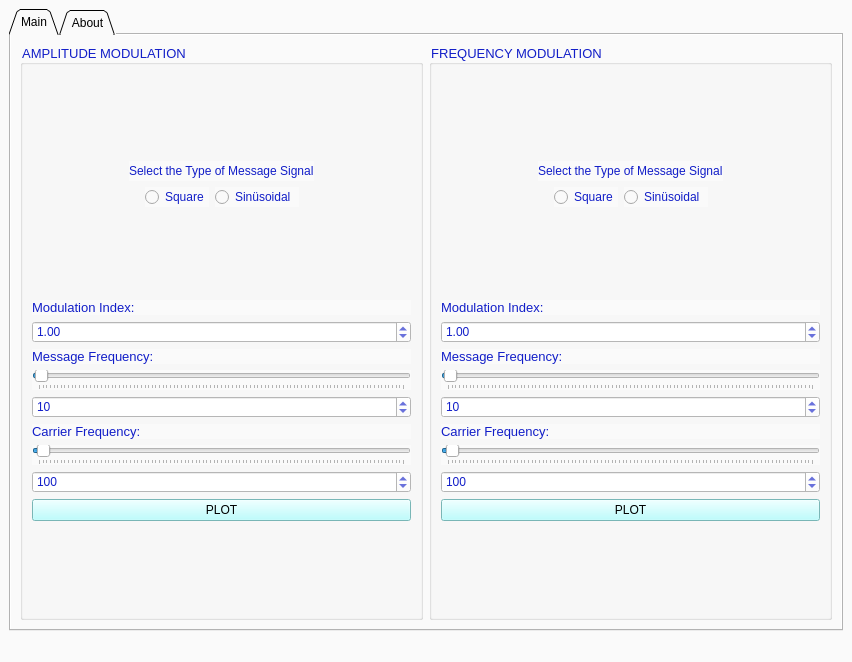
<?xml version="1.0" encoding="UTF-8"?>
<ui version="4.0">
 <class>MainWindow</class>
 <widget class="QMainWindow" name="MainWindow">
  <property name="geometry">
   <rect>
    <x>0</x>
    <y>0</y>
    <width>852</width>
    <height>662</height>
   </rect>
  </property>
  <property name="minimumSize">
   <size>
    <width>500</width>
    <height>0</height>
   </size>
  </property>
  <property name="font">
   <font>
    <weight>50</weight>
    <bold>false</bold>
   </font>
  </property>
  <property name="windowTitle">
   <string>Modulation App </string>
  </property>
  <property name="windowIcon">
   <iconset resource="icons.qrc">
    <normaloff>:/newPrefix/icons/Modulation.jpg</normaloff>:/newPrefix/icons/Modulation.jpg</iconset>
  </property>
  <property name="styleSheet">
   <string notr="true">background-color: rgb(250, 250, 250);
</string>
  </property>
  <property name="toolButtonStyle">
   <enum>Qt::ToolButtonIconOnly</enum>
  </property>
  <property name="tabShape">
   <enum>QTabWidget::Rounded</enum>
  </property>
  <widget class="QWidget" name="centralwidget">
   <property name="autoFillBackground">
    <bool>false</bool>
   </property>
   <property name="styleSheet">
    <string notr="true"/>
   </property>
   <layout class="QVBoxLayout" name="verticalLayout_3">
    <item>
     <widget class="QTabWidget" name="tabWidget">
      <property name="font">
       <font>
        <pointsize>9</pointsize>
       </font>
      </property>
      <property name="tabShape">
       <enum>QTabWidget::Triangular</enum>
      </property>
      <property name="currentIndex">
       <number>0</number>
      </property>
      <property name="iconSize">
       <size>
        <width>17</width>
        <height>17</height>
       </size>
      </property>
      <property name="tabBarAutoHide">
       <bool>false</bool>
      </property>
      <widget class="QWidget" name="tab_3">
       <attribute name="icon">
        <iconset resource="icons.qrc">
         <normaloff>:/newPrefix/icons/red_repicthousebase_1484336386-1.png</normaloff>:/newPrefix/icons/red_repicthousebase_1484336386-1.png</iconset>
       </attribute>
       <attribute name="title">
        <string>Main</string>
       </attribute>
       <layout class="QHBoxLayout" name="horizontalLayout_5">
        <item>
         <widget class="QGroupBox" name="groupBox_am">
          <property name="enabled">
           <bool>true</bool>
          </property>
          <property name="font">
           <font>
            <family>MS Shell Dlg 2</family>
            <pointsize>10</pointsize>
            <weight>9</weight>
            <italic>false</italic>
            <bold>false</bold>
           </font>
          </property>
          <property name="styleSheet">
           <string notr="true">font: 75 10pt &quot;MS Shell Dlg 2&quot;;
color: rgb(18, 30, 200);
</string>
          </property>
          <property name="title">
           <string>AMPLITUDE MODULATION</string>
          </property>
          <layout class="QVBoxLayout" name="verticalLayout">
           <item>
            <spacer name="verticalSpacer_5">
             <property name="orientation">
              <enum>Qt::Vertical</enum>
             </property>
             <property name="sizeHint" stdset="0">
              <size>
               <width>20</width>
               <height>40</height>
              </size>
             </property>
            </spacer>
           </item>
           <item>
            <layout class="QHBoxLayout" name="horizontalLayout">
             <item>
              <spacer name="horizontalSpacer_4">
               <property name="orientation">
                <enum>Qt::Horizontal</enum>
               </property>
               <property name="sizeHint" stdset="0">
                <size>
                 <width>40</width>
                 <height>20</height>
                </size>
               </property>
              </spacer>
             </item>
             <item>
              <widget class="QLabel" name="am_selectText">
               <property name="text">
                <string>Select the Type of Message Signal</string>
               </property>
              </widget>
             </item>
             <item>
              <spacer name="horizontalSpacer_3">
               <property name="orientation">
                <enum>Qt::Horizontal</enum>
               </property>
               <property name="sizeHint" stdset="0">
                <size>
                 <width>40</width>
                 <height>20</height>
                </size>
               </property>
              </spacer>
             </item>
            </layout>
           </item>
           <item>
            <layout class="QHBoxLayout" name="horizontalLayout_2">
             <item>
              <spacer name="horizontalSpacer">
               <property name="orientation">
                <enum>Qt::Horizontal</enum>
               </property>
               <property name="sizeHint" stdset="0">
                <size>
                 <width>40</width>
                 <height>20</height>
                </size>
               </property>
              </spacer>
             </item>
             <item>
              <widget class="QRadioButton" name="am_squareWave">
               <property name="text">
                <string>Square</string>
               </property>
              </widget>
             </item>
             <item>
              <widget class="QRadioButton" name="am_sinWave">
               <property name="text">
                <string>Sinüsoidal </string>
               </property>
              </widget>
             </item>
             <item>
              <spacer name="horizontalSpacer_2">
               <property name="orientation">
                <enum>Qt::Horizontal</enum>
               </property>
               <property name="sizeHint" stdset="0">
                <size>
                 <width>40</width>
                 <height>20</height>
                </size>
               </property>
              </spacer>
             </item>
            </layout>
           </item>
           <item>
            <spacer name="verticalSpacer_3">
             <property name="orientation">
              <enum>Qt::Vertical</enum>
             </property>
             <property name="sizeHint" stdset="0">
              <size>
               <width>194</width>
               <height>28</height>
              </size>
             </property>
            </spacer>
           </item>
           <item>
            <widget class="QLabel" name="am_modulationIndex_text">
             <property name="font">
              <font>
               <family>MS Shell Dlg 2</family>
               <pointsize>10</pointsize>
               <weight>9</weight>
               <italic>false</italic>
               <bold>false</bold>
              </font>
             </property>
             <property name="styleSheet">
              <string notr="true">color: rgb(18, 30, 200);</string>
             </property>
             <property name="text">
              <string>Modulation Index:</string>
             </property>
            </widget>
           </item>
           <item>
            <widget class="QDoubleSpinBox" name="am_modulationIndex">
             <property name="styleSheet">
              <string notr="true">background-color: rgb(255, 255, 255);</string>
             </property>
             <property name="maximum">
              <double>4.000000000000000</double>
             </property>
             <property name="singleStep">
              <double>0.250000000000000</double>
             </property>
             <property name="value">
              <double>1.000000000000000</double>
             </property>
            </widget>
           </item>
           <item>
            <widget class="QLabel" name="am_messagFrequency_text">
             <property name="font">
              <font>
               <family>MS Shell Dlg 2</family>
               <pointsize>10</pointsize>
               <weight>50</weight>
               <italic>false</italic>
               <bold>false</bold>
              </font>
             </property>
             <property name="styleSheet">
              <string notr="true">font: 10pt &quot;MS Shell Dlg 2&quot;;
color: rgb(18, 30, 200);
</string>
             </property>
             <property name="text">
              <string>Message Frequency:</string>
             </property>
            </widget>
           </item>
           <item>
            <widget class="QSlider" name="am_messageSlider">
             <property name="styleSheet">
              <string notr="true"/>
             </property>
             <property name="maximum">
              <number>2000</number>
             </property>
             <property name="value">
              <number>10</number>
             </property>
             <property name="orientation">
              <enum>Qt::Horizontal</enum>
             </property>
             <property name="tickPosition">
              <enum>QSlider::TicksBelow</enum>
             </property>
             <property name="tickInterval">
              <number>20</number>
             </property>
            </widget>
           </item>
           <item>
            <widget class="QSpinBox" name="am_messageFrequency">
             <property name="styleSheet">
              <string notr="true">background-color: rgb(255, 255, 255);</string>
             </property>
             <property name="minimum">
              <number>1</number>
             </property>
             <property name="maximum">
              <number>3000</number>
             </property>
             <property name="singleStep">
              <number>100</number>
             </property>
             <property name="value">
              <number>10</number>
             </property>
            </widget>
           </item>
           <item>
            <widget class="QLabel" name="am_carrierFrequency_text">
             <property name="font">
              <font>
               <family>MS Shell Dlg 2</family>
               <pointsize>10</pointsize>
               <weight>50</weight>
               <italic>false</italic>
               <bold>false</bold>
              </font>
             </property>
             <property name="styleSheet">
              <string notr="true">font: 10pt &quot;MS Shell Dlg 2&quot;;
color: rgb(18, 30, 200);
</string>
             </property>
             <property name="text">
              <string>Carrier Frequency:</string>
             </property>
            </widget>
           </item>
           <item>
            <widget class="QSlider" name="am_carrierSlider">
             <property name="styleSheet">
              <string notr="true"/>
             </property>
             <property name="maximum">
              <number>10000</number>
             </property>
             <property name="value">
              <number>100</number>
             </property>
             <property name="orientation">
              <enum>Qt::Horizontal</enum>
             </property>
             <property name="invertedAppearance">
              <bool>false</bool>
             </property>
             <property name="invertedControls">
              <bool>false</bool>
             </property>
             <property name="tickPosition">
              <enum>QSlider::TicksBelow</enum>
             </property>
             <property name="tickInterval">
              <number>100</number>
             </property>
            </widget>
           </item>
           <item>
            <widget class="QSpinBox" name="am_carrierFrequency">
             <property name="styleSheet">
              <string notr="true">background-color: rgb(255, 255, 255);</string>
             </property>
             <property name="minimum">
              <number>1</number>
             </property>
             <property name="maximum">
              <number>20000</number>
             </property>
             <property name="singleStep">
              <number>1000</number>
             </property>
             <property name="value">
              <number>100</number>
             </property>
            </widget>
           </item>
           <item>
            <widget class="QPushButton" name="am_plotButton">
             <property name="styleSheet">
              <string notr="true">background-color: rgb(170, 255, 255);
color: rgb(0, 0, 0);</string>
             </property>
             <property name="text">
              <string>PLOT</string>
             </property>
             <property name="icon">
              <iconset resource="icons.qrc">
               <normaloff>:/newPrefix/icons/pencil_1.png</normaloff>:/newPrefix/icons/pencil_1.png</iconset>
             </property>
            </widget>
           </item>
           <item>
            <spacer name="verticalSpacer_4">
             <property name="orientation">
              <enum>Qt::Vertical</enum>
             </property>
             <property name="sizeHint" stdset="0">
              <size>
               <width>20</width>
               <height>40</height>
              </size>
             </property>
            </spacer>
           </item>
          </layout>
         </widget>
        </item>
        <item>
         <widget class="QGroupBox" name="groupBox_fm">
          <property name="font">
           <font>
            <family>MS Shell Dlg 2</family>
            <pointsize>10</pointsize>
            <weight>9</weight>
            <italic>false</italic>
            <bold>false</bold>
           </font>
          </property>
          <property name="styleSheet">
           <string notr="true">font: 75 10pt &quot;MS Shell Dlg 2&quot;;
color: rgb(18, 30, 200);
</string>
          </property>
          <property name="title">
           <string>FREQUENCY MODULATION</string>
          </property>
          <layout class="QVBoxLayout" name="verticalLayout_2">
           <item>
            <spacer name="verticalSpacer">
             <property name="orientation">
              <enum>Qt::Vertical</enum>
             </property>
             <property name="sizeHint" stdset="0">
              <size>
               <width>20</width>
               <height>40</height>
              </size>
             </property>
            </spacer>
           </item>
           <item>
            <layout class="QHBoxLayout" name="horizontalLayout_3">
             <item>
              <spacer name="horizontalSpacer_7">
               <property name="orientation">
                <enum>Qt::Horizontal</enum>
               </property>
               <property name="sizeHint" stdset="0">
                <size>
                 <width>40</width>
                 <height>20</height>
                </size>
               </property>
              </spacer>
             </item>
             <item>
              <widget class="QLabel" name="fm_selectText">
               <property name="text">
                <string>Select the Type of Message Signal</string>
               </property>
              </widget>
             </item>
             <item>
              <spacer name="horizontalSpacer_8">
               <property name="orientation">
                <enum>Qt::Horizontal</enum>
               </property>
               <property name="sizeHint" stdset="0">
                <size>
                 <width>40</width>
                 <height>20</height>
                </size>
               </property>
              </spacer>
             </item>
            </layout>
           </item>
           <item>
            <layout class="QHBoxLayout" name="horizontalLayout_4">
             <item>
              <spacer name="horizontalSpacer_5">
               <property name="orientation">
                <enum>Qt::Horizontal</enum>
               </property>
               <property name="sizeHint" stdset="0">
                <size>
                 <width>40</width>
                 <height>20</height>
                </size>
               </property>
              </spacer>
             </item>
             <item>
              <widget class="QRadioButton" name="fm_squareWave">
               <property name="text">
                <string>Square</string>
               </property>
              </widget>
             </item>
             <item>
              <widget class="QRadioButton" name="fm_sinWave">
               <property name="text">
                <string>Sinüsoidal </string>
               </property>
              </widget>
             </item>
             <item>
              <spacer name="horizontalSpacer_6">
               <property name="orientation">
                <enum>Qt::Horizontal</enum>
               </property>
               <property name="sizeHint" stdset="0">
                <size>
                 <width>40</width>
                 <height>20</height>
                </size>
               </property>
              </spacer>
             </item>
            </layout>
           </item>
           <item>
            <spacer name="verticalSpacer_6">
             <property name="orientation">
              <enum>Qt::Vertical</enum>
             </property>
             <property name="sizeHint" stdset="0">
              <size>
               <width>20</width>
               <height>40</height>
              </size>
             </property>
            </spacer>
           </item>
           <item>
            <widget class="QLabel" name="fm_modulationIndex_text">
             <property name="font">
              <font>
               <family>MS Shell Dlg 2</family>
               <pointsize>10</pointsize>
               <weight>9</weight>
               <italic>false</italic>
               <bold>false</bold>
              </font>
             </property>
             <property name="styleSheet">
              <string notr="true">color: rgb(18, 30, 200);
</string>
             </property>
             <property name="text">
              <string>Modulation Index:</string>
             </property>
            </widget>
           </item>
           <item>
            <widget class="QDoubleSpinBox" name="fm_modulationIndex">
             <property name="styleSheet">
              <string notr="true">background-color: rgb(255, 255, 255);</string>
             </property>
             <property name="maximum">
              <double>4.000000000000000</double>
             </property>
             <property name="singleStep">
              <double>0.250000000000000</double>
             </property>
             <property name="value">
              <double>1.000000000000000</double>
             </property>
            </widget>
           </item>
           <item>
            <widget class="QLabel" name="fm_messageFrequency_text">
             <property name="font">
              <font>
               <family>MS Shell Dlg 2</family>
               <pointsize>10</pointsize>
               <weight>50</weight>
               <italic>false</italic>
               <bold>false</bold>
              </font>
             </property>
             <property name="styleSheet">
              <string notr="true">font: 10pt &quot;MS Shell Dlg 2&quot;;
color: rgb(18, 30, 200);</string>
             </property>
             <property name="text">
              <string>Message Frequency:</string>
             </property>
            </widget>
           </item>
           <item>
            <widget class="QSlider" name="fm_messageSlider">
             <property name="minimum">
              <number>1</number>
             </property>
             <property name="maximum">
              <number>2000</number>
             </property>
             <property name="value">
              <number>10</number>
             </property>
             <property name="orientation">
              <enum>Qt::Horizontal</enum>
             </property>
             <property name="tickPosition">
              <enum>QSlider::TicksBelow</enum>
             </property>
             <property name="tickInterval">
              <number>20</number>
             </property>
            </widget>
           </item>
           <item>
            <widget class="QSpinBox" name="fm_messageFrequency">
             <property name="styleSheet">
              <string notr="true">background-color: rgb(255, 255, 255);</string>
             </property>
             <property name="minimum">
              <number>1</number>
             </property>
             <property name="maximum">
              <number>3000</number>
             </property>
             <property name="singleStep">
              <number>100</number>
             </property>
             <property name="value">
              <number>10</number>
             </property>
            </widget>
           </item>
           <item>
            <widget class="QLabel" name="fm_carrierFrequency_text">
             <property name="font">
              <font>
               <family>MS Shell Dlg 2</family>
               <pointsize>10</pointsize>
               <weight>9</weight>
               <italic>false</italic>
               <bold>false</bold>
              </font>
             </property>
             <property name="styleSheet">
              <string notr="true">color: rgb(18, 30, 200);</string>
             </property>
             <property name="text">
              <string>Carrier Frequency:</string>
             </property>
            </widget>
           </item>
           <item>
            <widget class="QSlider" name="fm_carrierSlider">
             <property name="maximum">
              <number>10000</number>
             </property>
             <property name="value">
              <number>100</number>
             </property>
             <property name="orientation">
              <enum>Qt::Horizontal</enum>
             </property>
             <property name="tickPosition">
              <enum>QSlider::TicksBelow</enum>
             </property>
             <property name="tickInterval">
              <number>100</number>
             </property>
            </widget>
           </item>
           <item>
            <widget class="QSpinBox" name="fm_carrierFrequency">
             <property name="styleSheet">
              <string notr="true">background-color: rgb(255, 255, 255);</string>
             </property>
             <property name="minimum">
              <number>1</number>
             </property>
             <property name="maximum">
              <number>20000</number>
             </property>
             <property name="singleStep">
              <number>1000</number>
             </property>
             <property name="value">
              <number>100</number>
             </property>
            </widget>
           </item>
           <item>
            <widget class="QPushButton" name="fm_plotButton">
             <property name="styleSheet">
              <string notr="true">background-color: rgb(170, 255, 255);
color: rgb(0, 0, 0);</string>
             </property>
             <property name="text">
              <string>PLOT</string>
             </property>
             <property name="icon">
              <iconset resource="icons.qrc">
               <normaloff>:/newPrefix/icons/pencil_1.png</normaloff>:/newPrefix/icons/pencil_1.png</iconset>
             </property>
            </widget>
           </item>
           <item>
            <spacer name="verticalSpacer_2">
             <property name="orientation">
              <enum>Qt::Vertical</enum>
             </property>
             <property name="sizeHint" stdset="0">
              <size>
               <width>20</width>
               <height>40</height>
              </size>
             </property>
            </spacer>
           </item>
          </layout>
         </widget>
        </item>
       </layout>
      </widget>
      <widget class="QWidget" name="tab_4">
       <attribute name="icon">
        <iconset resource="icons.qrc">
         <normaloff>:/newPrefix/icons/info-31211_960_720.png</normaloff>:/newPrefix/icons/info-31211_960_720.png</iconset>
       </attribute>
       <attribute name="title">
        <string>About</string>
       </attribute>
       <layout class="QVBoxLayout" name="verticalLayout_6">
        <item>
         <layout class="QGridLayout" name="gridLayout_2">
          <item row="0" column="0">
           <spacer name="horizontalSpacer_9">
            <property name="orientation">
             <enum>Qt::Horizontal</enum>
            </property>
            <property name="sizeHint" stdset="0">
             <size>
              <width>40</width>
              <height>20</height>
             </size>
            </property>
           </spacer>
          </item>
          <item row="0" column="1">
           <layout class="QVBoxLayout" name="verticalLayout_4">
            <item>
             <widget class="QLabel" name="label_3">
              <property name="text">
               <string/>
              </property>
              <property name="pixmap">
               <pixmap resource="icons.qrc">:/newPrefix/icons/koü.jpg</pixmap>
              </property>
             </widget>
            </item>
            <item>
             <widget class="QLabel" name="label_4">
              <property name="font">
               <font>
                <pointsize>13</pointsize>
               </font>
              </property>
              <property name="styleSheet">
               <string notr="true">color: rgb(18, 30, 200);</string>
              </property>
              <property name="text">
               <string>     AM &amp; FM Modulation</string>
              </property>
             </widget>
            </item>
            <item>
             <widget class="QLabel" name="label">
              <property name="font">
               <font>
                <pointsize>13</pointsize>
               </font>
              </property>
              <property name="styleSheet">
               <string notr="true">color: rgb(18, 30, 200);</string>
              </property>
              <property name="text">
               <string>  Designed by Semih SEVIK</string>
              </property>
             </widget>
            </item>
           </layout>
          </item>
          <item row="0" column="2">
           <spacer name="horizontalSpacer_10">
            <property name="orientation">
             <enum>Qt::Horizontal</enum>
            </property>
            <property name="sizeHint" stdset="0">
             <size>
              <width>40</width>
              <height>20</height>
             </size>
            </property>
           </spacer>
          </item>
         </layout>
        </item>
        <item>
         <layout class="QVBoxLayout" name="verticalLayout_5">
          <item>
           <widget class="QLabel" name="label_2">
            <property name="font">
             <font>
              <pointsize>13</pointsize>
             </font>
            </property>
            <property name="styleSheet">
             <string notr="true">color: rgb(18, 30, 200);</string>
            </property>
            <property name="text">
             <string>References:</string>
            </property>
           </widget>
          </item>
          <item>
           <widget class="QCommandLinkButton" name="commandLinkButton">
            <property name="text">
             <string>http://yapayzekalabs.blogspot.com/</string>
            </property>
            <property name="icon">
             <iconset resource="icons.qrc">
              <normaloff>:/newPrefix/icons/books-icon.png</normaloff>:/newPrefix/icons/books-icon.png</iconset>
            </property>
            <property name="description">
             <string/>
            </property>
           </widget>
          </item>
          <item>
           <widget class="QCommandLinkButton" name="commandLinkButton_2">
            <property name="text">
             <string>https://doc.bccnsoft.com/docs/PyQt5/</string>
            </property>
            <property name="icon">
             <iconset resource="icons.qrc">
              <normaloff>:/newPrefix/icons/books-icon.png</normaloff>:/newPrefix/icons/books-icon.png</iconset>
            </property>
           </widget>
          </item>
          <item>
           <widget class="QCommandLinkButton" name="commandLinkButton_3">
            <property name="text">
             <string>https://build-system.fman.io/pyqt5-tutorial</string>
            </property>
            <property name="icon">
             <iconset resource="icons.qrc">
              <normaloff>:/newPrefix/icons/books-icon.png</normaloff>:/newPrefix/icons/books-icon.png</iconset>
            </property>
           </widget>
          </item>
         </layout>
        </item>
       </layout>
      </widget>
     </widget>
    </item>
   </layout>
  </widget>
  <widget class="QMenuBar" name="menubar">
   <property name="geometry">
    <rect>
     <x>0</x>
     <y>0</y>
     <width>852</width>
     <height>21</height>
    </rect>
   </property>
  </widget>
  <widget class="QStatusBar" name="statusbar"/>
 </widget>
 <resources>
  <include location="icons.qrc"/>
 </resources>
 <connections/>
</ui>
